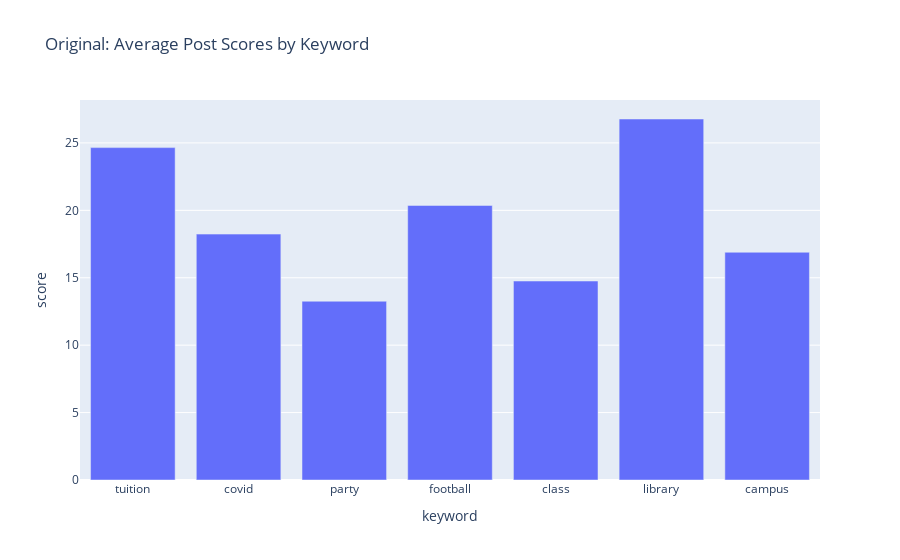

The cell this chart's notebook holds for it:
### Markdown cell above
## Step 3: Review and Modify Visualization 2 - Keyword Scores

Let's recreate the keyword analysis and tweak the layout to simplify reading the chart.

### Code cell
# Recreate the keyword analysis from Lesson 3
keywords = ['tuition', 'covid', 'party', 'football', 'class', 'library', 'campus']

# Helper function to check if text contains a keyword
def contains_keyword(text, keyword):
    if pd.isna(text):
        return False
    return keyword.lower() in text.lower()

# Calculate average scores for each keyword
keyword_scores = []
for keyword in keywords:
    has_keyword_mask = df['text'].apply(lambda x: contains_keyword(x, keyword))
    avg_score = df[has_keyword_mask]['score'].mean()
    keyword_scores.append({'keyword': keyword, 'score': avg_score})

keyword_df = pd.DataFrame(keyword_scores)

# Original bar chart - unsorted
fig = px.bar(keyword_df, 
             x='keyword', 
             y='score',
             title='Original: Average Post Scores by Keyword')
fig.show()

### Figure 1 — Plotly figure (JSON) as saved in the notebook; plotly's stock layout.template omitted (floating-point values rounded to 4 significant figures)
{"data": [{"hovertemplate": "keyword=%{x}<br>score=%{y}<extra></extra>", "legendgroup": "", "marker": {"color": "#636efa", "pattern": {"shape": ""}}, "name": "", "orientation": "v", "showlegend": false, "textposition": "auto", "type": "bar", "x": ["tuition", "covid", "party", "football", "class", "library", "campus"], "xaxis": "x", "y": [24.65, 18.24, 13.26, 20.36, 14.76, 26.77, 16.89], "yaxis": "y"}], "layout": {"barmode": "relative", "legend": {"tracegroupgap": 0}, "title": {"text": "Original: Average Post Scores by Keyword"}, "xaxis": {"anchor": "y", "domain": [0, 1], "title": {"text": "keyword"}}, "yaxis": {"anchor": "x", "domain": [0, 1], "title": {"text": "score"}}}}
